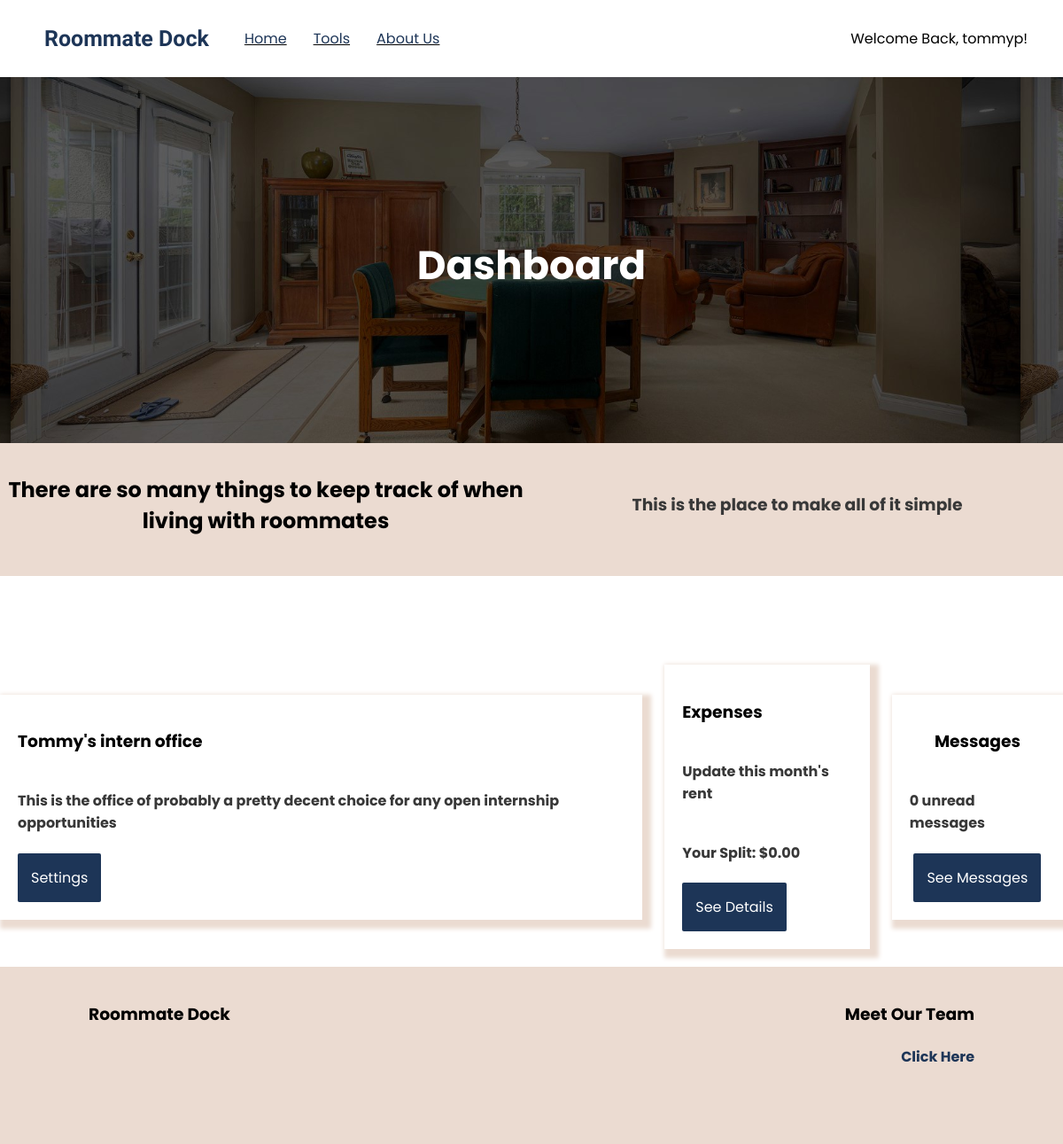
Page /rentsplit/ (signed in) on the earlier database version.
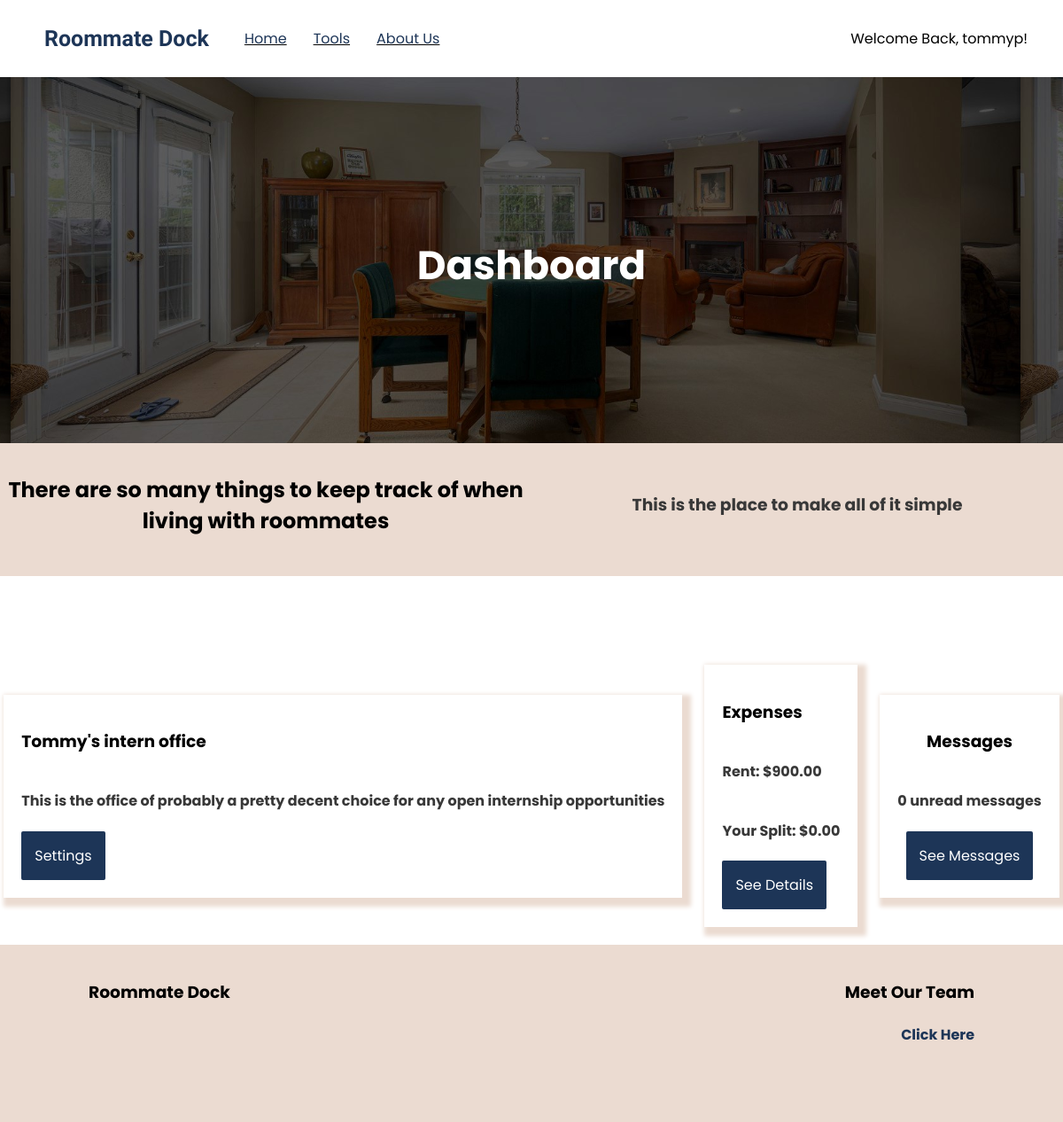
Same page on the later database version.
### rentsplit/models.py (models this page shows, shortened)
class ProfileAuth(models.Model):
    name = models.CharField(max_length=64, unique=True)
    rent = models.IntegerField(default=0)
    users = models.ManyToManyField(User, related_name='profile')
    description = models.CharField(max_length=120, null=True)

### rentsplit/views.py (the view)
# urls.py: path('', views.index, name='index'),
@login_required(login_url = 'users:login')
def index(request):
    try:
        user = request.user
        profile = ProfileAuth.objects.get(users=user)
        user_profiles = user.profile.all()
        calculated_rents, owed_user = results(profile)
        all_mes = Message.objects.filter(profile=profile)
        unread_count = all_mes.exclude(users_read=user).count()
        return render(request, 'rentsplit/index.html', {
            'user_profiles': user_profiles,
            'calculated_rents': calculated_rents,
            'all_mes': all_mes,
            'unread_count': unread_count
        })
    except:
        user_profiles = None
        calculated_rents = None
        all_mes = None
        unread_count = None
        return render(request, 'rentsplit/index.html', {
            'user_profiles': user_profiles,
            'calculated_rents': calculated_rents,
            'all_mes': all_mes,
            'unread_count': unread_count
        })

### rentsplit/templates/rentsplit/index.html (shortened to what this page needs)
{% extends 'dock/layout-landing.html' %}
{% block head %}
{% load static %}
{% endblock head %}
{% block body %}
<div class="content-wrapper app-banner background-image-divider-main center">
    <h1 class='padding-top white-text main-text big-text'>Dashboard</h1>
</div>
<div class="banner next-to-eachother padding-top-small padding-bottom-small center">
    <div class="half-div center">
        <h2 class='main-text' style='text-align:center;'>There are so many things to keep track of when living with roommates</h2>
    </div>
    <div class="half-div center">
        <h3 class='sub-text'>This is the place to make all of it simple</h3>
    </div>
</div>
    <div class="content-wrapper center mobile-fit-content">
        <div>
            <div class='next-to-eachother center'>
                {% if request.user.profile.all %}
                    {% for profile in user_profiles %}
                    <div class="big-card margin-top margin-bottom stack-divs mobile-width margin-right">
                        <h3 class='main-text'>{{profile.name}}</h3>
                        <h4 class='sub-text'>{{profile.description}}</h4>
                        <a href="{% url 'rentsplit:profile-settings' profile.name%}" class='main-button'>Settings</a>
                    </div>
                    <div class="big-card margin-top margin-bottom stack-divs mobile-width margin-right">
                        <h3 class='main-text'>Expenses</h3>
                        {% if profile.rent == 0 %}
                            <h4 class='sub-text'>Update this month's rent</h4>
                        {% else %}
                            <h4 class='sub-text'>Rent: ${{profile.rent|floatformat:2}}</h4>
                        {% endif %}
                        {% if calculated_rents %}
                            {% for calckey, value in calculated_rents.items %}
                                    {% if calckey == request.user.username %}
                                        <h4 class='sub-text'>Your Split: ${{value|floatformat:2}}</h4>
                                    {% endif %}
                            {% endfor %}
                        {% endif %}
                        <a href="{% url 'rentsplit:user-profile' profile.name %}" class='main-button'>See Details</a>
                    </div>
                    {% endfor %}
                        <div class="big-card stack-divs mobile-width margin-top margin-bottom center">
                            <h3 class='main-text'>Messages</h3>
                            <h4 class='sub-text'>{{unread_count}} unread messages</h4>
                            <a href="{% url 'messageboard:index' request.user.profile.get.name%}" class='main-button'>See Messages</a>
                        </div>
                {% endif %}
            </div>
        </div>
    </div>
    {% endblock %}

### dock/templates/dock/layout-landing.html (shortened to what this page needs)
<!DOCTYPE html>
<html lang="en">
<head>
    {% load static %}
    {% load compress %}
    <link rel="stylesheet" href="{% static 'css/styles.css' %}">
</head>
<body>
    <div class="nav-container">
        <div class="nav-contents">
            <div class="left-in-div">
                <a href="{% url 'index' %}"><h3 class='nav-brand padding-left-med'>Roommate Dock</h3></a>
            </div>
            <div class="nav-options-container">
                <ul class='nav-options'>
                    <li class='nav-option'><a href="{% url 'index' %}">Home</a></li>
                    <div class='tools-menu'>
                        <li class='nav-option hover-dropdown' id='hover-tools-dropdownid'><a href="{% url 'options' %}">Tools</a></li>
                        </div>
                        <li class='nav-option'><a href="http://tommy-pham.netlify.app/">About Us</a></li>
                    </ul>
            </div>
            {% if user.is_authenticated %}
            <div class="right-in-div nav-profile">
                <a href"#" class='hover-dropdown' id='hover-profile-dropdownid'>Welcome Back, {{ request.user }}!</a>
            </div>
                {% endif %}
            </div>
        </div>
    {% block body %}
    {% endblock body %}
    <footer class='footer banner'>
        <div class="padding-footer row">
            <div class="half-div">
                <h3 class='main-text text-align-start'>Roommate Dock</h3>
            </div>
            <div class="half-div">
                <h3 class='main-text text-align-end'>Meet Our Team</h3>
                <h4 class='sub-text text-align-end link'><a href="http://tommy-pham.netlify.app/" target='blank'>Click Here</a></h4>
            </div>
        </div>
    </footer>
</body>
</html>

### static/css/styles.css (style rules this page uses)
body { padding: 0; margin: 0; }
html { padding: 0; margin: 0; }
a:link { color: #1d3557; text-decoration: none; }
.link { transition: 0.3s; cursor: pointer; color: #1d3557; }
.main-text { font-family: Poppins; margin-left: 0; margin-right: 0; }
.big-text { font-size: 45px !important; }
.sub-text { font-family: Poppins; color: rgb(56, 56, 56); }
.white-text { color: white; }
.margin-bottom { margin-bottom: 20px; }
.margin-right { margin-right: 25px; }
.margin-top { margin-top: 50px; }
.main-button { background-color: #1d3557; color: white !important; padding: 15px; font-family: Poppins; width: fit-content; border-radius: 2px; transition: 0.3s; border: none; cursor: pointer; }
.big-card { padding: 20px; box-shadow: 5px 5px 5px 5px rgb(235, 219, 209); width: fit-content; }
.nav-container { height: 57px; display: flex; justify-content: center; width: 100%; position: fixed; top: 0; background-color: white; font-family: Poppins; padding-top: 15px; padding-bottom: 15px; z-index: 1; transition: 0.4s; }
.nav-brand { font-family: "Secular One"; font-size: 25px; margin-top: 0; margin-bottom: 0; color: #1d3557; transition: 0.5s; }
.nav-contents { display: flex; flex-direction: row; align-items: center; width: 100%; }
.nav-options { display: flex; flex-direction: row; list-style: none; }
.nav-option { margin-right: 30px; text-decoration: underline; transition: 0.4s; }
.right-in-div { display: flex; margin-left: auto; margin-right: 40px; }
.nav-profile { display: flex; flex-direction: column; position: relative; }
#hover-profile-dropdownid { transition: 0.4s; z-index: 1; }
.next-to-eachother { display: flex; flex-direction: row; align-items: center; justify-content: space-evenly; }
.tools-menu { position: relative; }
.padding-top { padding-top: 100px; }
.padding-top-small { padding-top: 25px; }
.padding-bottom-small { padding-bottom: 25px; }
.padding-top-small { padding-top: 15px; }
.banner { background-color: rgb(235, 219, 209); }
.row { display: flex; flex-direction: row; }
.padding-footer { padding-top: 20px; padding-left: 100px; padding-right: 100px; }
.text-align-start { text-align: start; }
.text-align-end { text-align: end; }
.footer { height: 200px; }
.stack-divs { display: flex; flex-direction: column; }
.padding-left-med { padding-left: 50px; }
.half-div { width: 50%; }
.big-text { margin: 0; }
.background-image-divider-main { background-image: url("../media/rent-divider.jpeg"); height: 500px; background-position: 20% 50%; background-size: 95%; }
.center { display: flex; justify-content: center; align-items: center; }

Differences in the rows shown:
changed ProfileAuth "Tommy's intern office": rent (not shown) → "900.00"; rent "Update this month's rent" → "Rent: $"
